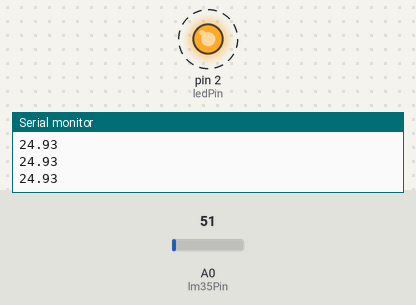
Simulated run of this sketch. Board: Arduino Uno, built with avr-gcc and run on an emulated ATmega328P. Parts: output pins drawn as LEDs (lit = HIGH), the last lines printed to the serial monitor. Dashed ring = blinking. The inputs (shaded band) are chosen by the test bench; at power-on: A0 (lm35Pin) = 51.

Above: at 0.89 s.
1.3 s: A0 (lm35Pin) set to 71
At 2.6 s:
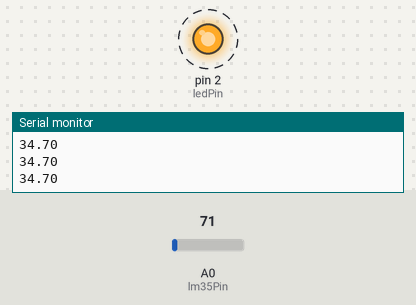
4.3 s: A0 (lm35Pin) set to 61
At 4.92 s:
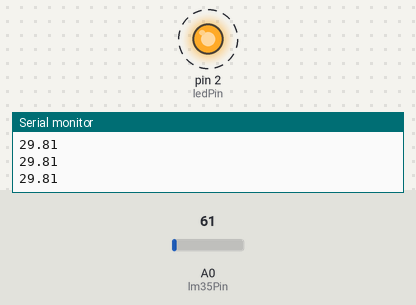
Timing chart, 0 to 13.3 s (numbered marks = the images above; inputs shaded):
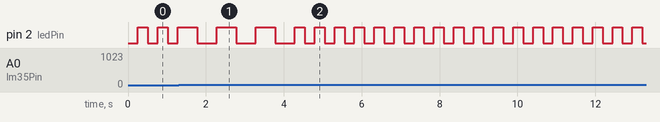

The sketch:

GetTemperature_without_lm35_lib.ino
```cpp
#define lm35Pin  A0  // Analog pin for LM35 temperature sensor
#define ledPin   2   // Digital pin for LED

int blinkInterval = 250;  // Default interval for temperature below 30 degrees Celsius
unsigned long previousMillis = 0;
boolean ledState = LOW;

void setup() {
  pinMode(ledPin, OUTPUT); // set ledpin as output
  Serial.begin(9600);
}

void loop() {

  int sensorValue = analogRead(lm35Pin);  // read temperature from sensor
  // The LM35 sensor outputs voltage proportional to the Celsius temperature.
  float temperature = (sensorValue / 1023.0) * 500.0;

  Serial.println(temperature);  // prints temperature manipulated after reading from sensor

  if (temperature < 30)  // checking if temperature is 30 then update LED state to blink every 250 millisecond
  {
    updateLEDState(250);
  }
  else                 // when temperature goes above 30 then update LED state to blink every 500 millisecond

  {
    updateLEDState(500);
  }
}

void updateLEDState(int interval) {
  unsigned long currentMillis = millis();

  if (currentMillis - previousMillis >= interval) {
    // Save the last time LED state was changed
    previousMillis = currentMillis;

    // Toggle the LED state
    ledState = !ledState;
    digitalWrite(ledPin, ledState);
  }
}
```

Measured:
- after the input at 1.3 s, pin 2 (ledPin): alternates HIGH for 0.50 s and LOW for 0.50 s, starting after 0.47 s
- after the input at 4.3 s, pin 2 (ledPin): alternates HIGH for 0.25 s and LOW for 0.25 s, starting after 0.24 s
- by itself, pin 2 (ledPin): alternates HIGH for 0.25 s and LOW for 0.25 s
